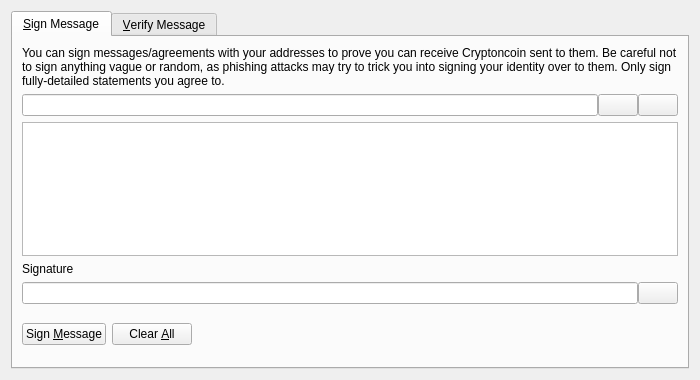
<?xml version="1.0" encoding="UTF-8"?>
<ui version="4.0">
 <class>SignVerifyMessageDialog</class>
 <widget class="QDialog" name="SignVerifyMessageDialog">
  <property name="geometry">
   <rect>
    <x>0</x>
    <y>0</y>
    <width>700</width>
    <height>380</height>
   </rect>
  </property>
  <property name="windowTitle">
   <string>Signatures - Sign / Verify a Message</string>
  </property>
  <property name="modal">
   <bool>true</bool>
  </property>
  <layout class="QVBoxLayout" name="verticalLayout">
   <item>
    <widget class="QTabWidget" name="tabWidget">
     <property name="currentIndex">
      <number>0</number>
     </property>
     <widget class="QWidget" name="tabSignMessage">
      <attribute name="title">
       <string>&amp;Sign Message</string>
      </attribute>
      <layout class="QVBoxLayout" name="verticalLayout_SM">
       <item>
        <widget class="QLabel" name="infoLabel_SM">
         <property name="text">
          <string>You can sign messages/agreements with your addresses to prove you can receive Cryptoncoin sent to them. Be careful not to sign anything vague or random, as phishing attacks may try to trick you into signing your identity over to them. Only sign fully-detailed statements you agree to.</string>
         </property>
         <property name="textFormat">
          <enum>Qt::PlainText</enum>
         </property>
         <property name="wordWrap">
          <bool>true</bool>
         </property>
        </widget>
       </item>
       <item>
        <layout class="QHBoxLayout" name="horizontalLayout_1_SM">
         <property name="spacing">
          <number>0</number>
         </property>
         <item>
          <widget class="QValidatedLineEdit" name="addressIn_SM">
           <property name="toolTip">
            <string>The Cryptoncoin address to sign the message with</string>
           </property>
          </widget>
         </item>
         <item>
          <widget class="QPushButton" name="addressBookButton_SM">
           <property name="toolTip">
            <string>Choose previously used address</string>
           </property>
           <property name="text">
            <string/>
           </property>
           <property name="shortcut">
            <string>Alt+A</string>
           </property>
           <property name="autoDefault">
            <bool>false</bool>
           </property>
          </widget>
         </item>
         <item>
          <widget class="QPushButton" name="pasteButton_SM">
           <property name="toolTip">
            <string>Paste address from clipboard</string>
           </property>
           <property name="text">
            <string/>
           </property>
           <property name="shortcut">
            <string>Alt+P</string>
           </property>
           <property name="autoDefault">
            <bool>false</bool>
           </property>
          </widget>
         </item>
        </layout>
       </item>
       <item>
        <widget class="QPlainTextEdit" name="messageIn_SM">
         <property name="toolTip">
          <string>Enter the message you want to sign here</string>
         </property>
        </widget>
       </item>
       <item>
        <widget class="QLabel" name="signatureLabel_SM">
         <property name="text">
          <string>Signature</string>
         </property>
         <property name="textFormat">
          <enum>Qt::PlainText</enum>
         </property>
        </widget>
       </item>
       <item>
        <layout class="QHBoxLayout" name="horizontalLayout_2_SM">
         <property name="spacing">
          <number>0</number>
         </property>
         <item>
          <widget class="QLineEdit" name="signatureOut_SM">
           <property name="font">
            <font>
             <italic>true</italic>
            </font>
           </property>
           <property name="readOnly">
            <bool>true</bool>
           </property>
          </widget>
         </item>
         <item>
          <widget class="QPushButton" name="copySignatureButton_SM">
           <property name="toolTip">
            <string>Copy the current signature to the system clipboard</string>
           </property>
           <property name="text">
            <string/>
           </property>
           <property name="autoDefault">
            <bool>false</bool>
           </property>
          </widget>
         </item>
        </layout>
       </item>
       <item>
        <layout class="QHBoxLayout" name="horizontalLayout_3_SM">
         <item>
          <widget class="QPushButton" name="signMessageButton_SM">
           <property name="toolTip">
            <string>Sign the message to prove you own this Cryptoncoin address</string>
           </property>
           <property name="text">
            <string>Sign &amp;Message</string>
           </property>
           <property name="autoDefault">
            <bool>false</bool>
           </property>
          </widget>
         </item>
         <item>
          <widget class="QPushButton" name="clearButton_SM">
           <property name="toolTip">
            <string>Reset all sign message fields</string>
           </property>
           <property name="text">
            <string>Clear &amp;All</string>
           </property>
           <property name="autoDefault">
            <bool>false</bool>
           </property>
          </widget>
         </item>
         <item>
          <spacer name="horizontalSpacer_1_SM">
           <property name="orientation">
            <enum>Qt::Horizontal</enum>
           </property>
           <property name="sizeHint" stdset="0">
            <size>
             <width>40</width>
             <height>48</height>
            </size>
           </property>
          </spacer>
         </item>
         <item>
          <widget class="QLabel" name="statusLabel_SM">
           <property name="font">
            <font>
             <weight>75</weight>
             <bold>true</bold>
            </font>
           </property>
           <property name="text">
            <string/>
           </property>
           <property name="wordWrap">
            <bool>true</bool>
           </property>
          </widget>
         </item>
         <item>
          <spacer name="horizontalSpacer_2_SM">
           <property name="orientation">
            <enum>Qt::Horizontal</enum>
           </property>
           <property name="sizeHint" stdset="0">
            <size>
             <width>40</width>
             <height>48</height>
            </size>
           </property>
          </spacer>
         </item>
        </layout>
       </item>
      </layout>
     </widget>
     <widget class="QWidget" name="tabVerifyMessage">
      <attribute name="title">
       <string>&amp;Verify Message</string>
      </attribute>
      <layout class="QVBoxLayout" name="verticalLayout_VM">
       <item>
        <widget class="QLabel" name="infoLabel_VM">
         <property name="text">
          <string>Enter the receiver's address, message (ensure you copy line breaks, spaces, tabs, etc. exactly) and signature below to verify the message. Be careful not to read more into the signature than what is in the signed message itself, to avoid being tricked by a man-in-the-middle attack. Note that this only proves the signing party receives with the address, it cannot prove sendership of any transaction!</string>
         </property>
         <property name="textFormat">
          <enum>Qt::PlainText</enum>
         </property>
         <property name="alignment">
          <set>Qt::AlignLeading|Qt::AlignLeft|Qt::AlignTop</set>
         </property>
         <property name="wordWrap">
          <bool>true</bool>
         </property>
        </widget>
       </item>
       <item>
        <layout class="QHBoxLayout" name="horizontalLayout_1_VM">
         <property name="spacing">
          <number>0</number>
         </property>
         <item>
          <widget class="QValidatedLineEdit" name="addressIn_VM">
           <property name="toolTip">
            <string>The Cryptoncoin address the message was signed with</string>
           </property>
          </widget>
         </item>
         <item>
          <widget class="QPushButton" name="addressBookButton_VM">
           <property name="toolTip">
            <string>Choose previously used address</string>
           </property>
           <property name="text">
            <string/>
           </property>
           <property name="shortcut">
            <string>Alt+A</string>
           </property>
           <property name="autoDefault">
            <bool>false</bool>
           </property>
          </widget>
         </item>
        </layout>
       </item>
       <item>
        <widget class="QPlainTextEdit" name="messageIn_VM"/>
       </item>
       <item>
        <widget class="QValidatedLineEdit" name="signatureIn_VM"/>
       </item>
       <item>
        <layout class="QHBoxLayout" name="horizontalLayout_2_VM">
         <item>
          <widget class="QPushButton" name="verifyMessageButton_VM">
           <property name="toolTip">
            <string>Verify the message to ensure it was signed with the specified Cryptoncoin address</string>
           </property>
           <property name="text">
            <string>Verify &amp;Message</string>
           </property>
           <property name="autoDefault">
            <bool>false</bool>
           </property>
          </widget>
         </item>
         <item>
          <widget class="QPushButton" name="clearButton_VM">
           <property name="toolTip">
            <string>Reset all verify message fields</string>
           </property>
           <property name="text">
            <string>Clear &amp;All</string>
           </property>
           <property name="autoDefault">
            <bool>false</bool>
           </property>
          </widget>
         </item>
         <item>
          <spacer name="horizontalSpacer_1_VM">
           <property name="orientation">
            <enum>Qt::Horizontal</enum>
           </property>
           <property name="sizeHint" stdset="0">
            <size>
             <width>40</width>
             <height>48</height>
            </size>
           </property>
          </spacer>
         </item>
         <item>
          <widget class="QLabel" name="statusLabel_VM">
           <property name="font">
            <font>
             <weight>75</weight>
             <bold>true</bold>
            </font>
           </property>
           <property name="text">
            <string/>
           </property>
           <property name="wordWrap">
            <bool>true</bool>
           </property>
          </widget>
         </item>
         <item>
          <spacer name="horizontalSpacer_2_VM">
           <property name="orientation">
            <enum>Qt::Horizontal</enum>
           </property>
           <property name="sizeHint" stdset="0">
            <size>
             <width>40</width>
             <height>48</height>
            </size>
           </property>
          </spacer>
         </item>
        </layout>
       </item>
      </layout>
     </widget>
    </widget>
   </item>
  </layout>
 </widget>
 <customwidgets>
  <customwidget>
   <class>QValidatedLineEdit</class>
   <extends>QLineEdit</extends>
   <header>qvalidatedlineedit.h</header>
  </customwidget>
 </customwidgets>
 <resources>
  <include location="../cryptoncoin.qrc"/>
 </resources>
 <connections/>
</ui>
